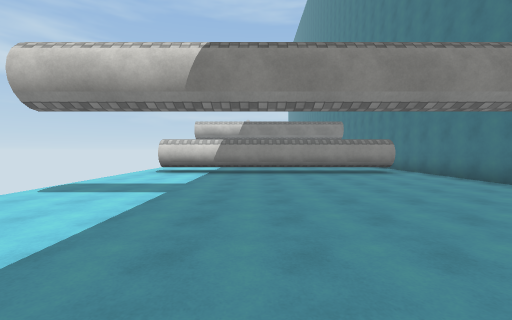
View 1 (above)

14 first-person views from a walk through a scene from a Unity 3-D project. The camera is 1.5 m above the floor, tilts 2° down and sees 90° across. The floor is counted in squares, 2 m on a side. Each view is taken from the middle of a square. On the plan, view 1 faces up. The plan holds only what a view shows up to about 9 squares ahead; the rest is blank. The place goes on beyond the plan. The player character is not drawn. Surface patterns are stand-ins for the level's own textures.

View 2
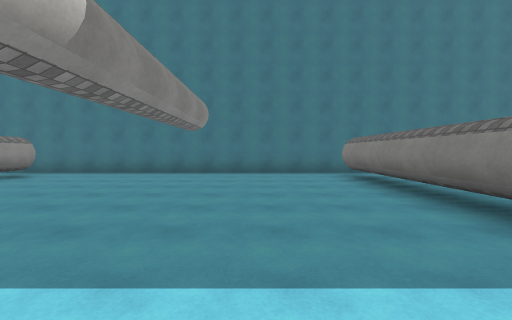

View 3
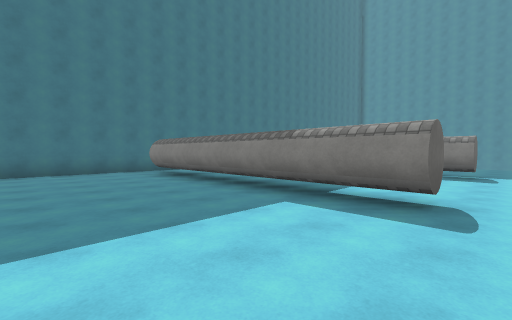

View 4
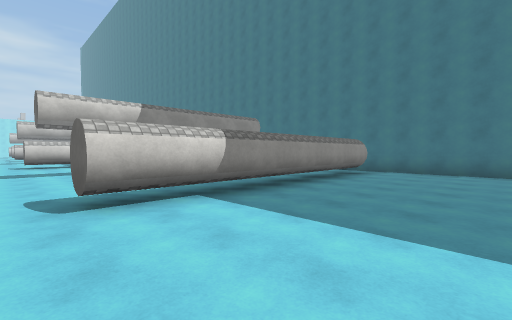

View 5
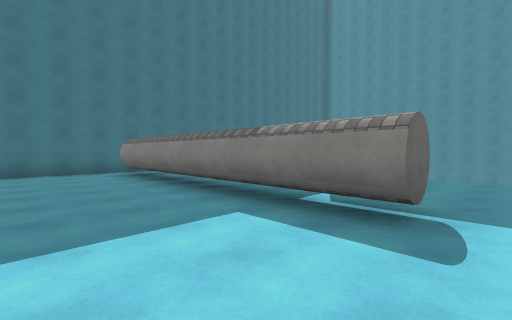

View 6
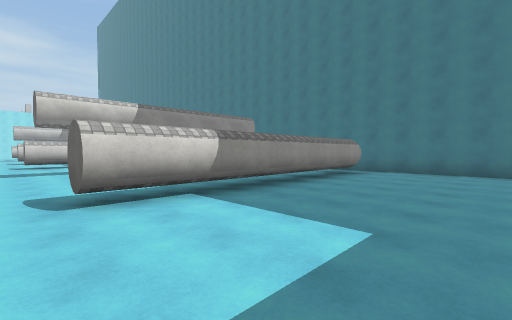

View 7
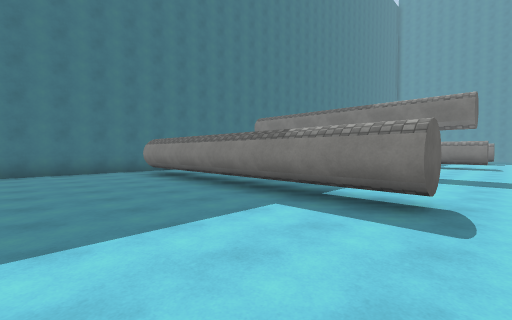

View 8
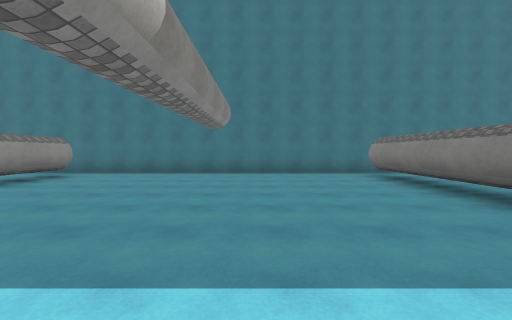

View 9
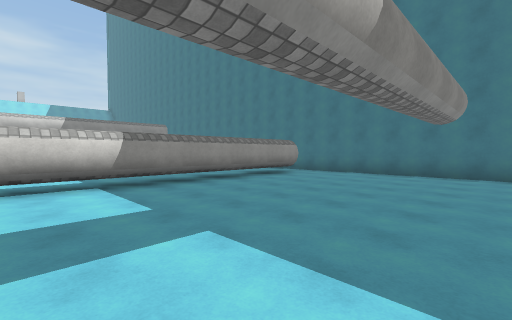

View 10
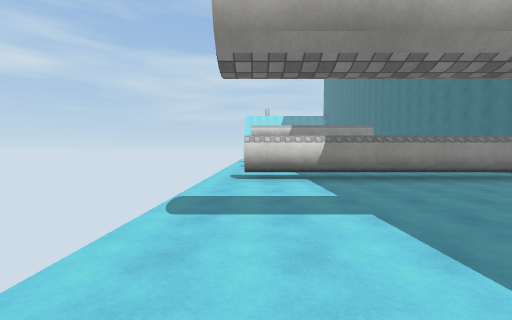

View 11
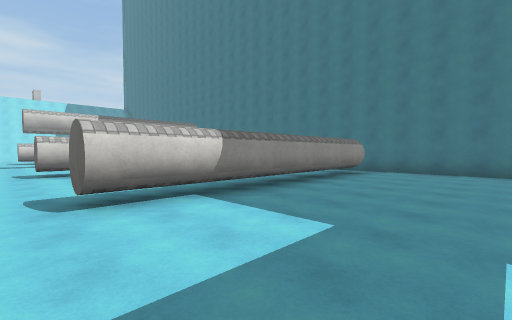

View 12
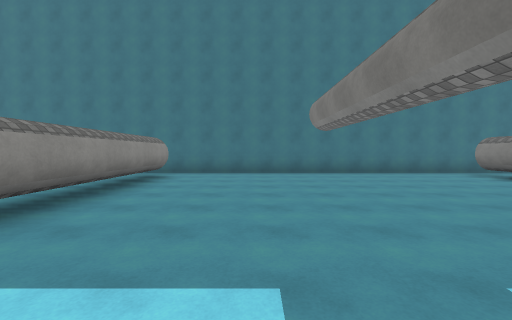

View 13
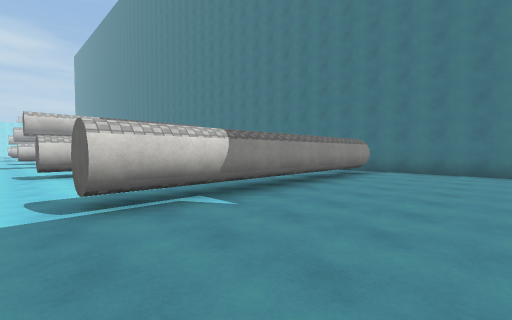

View 14
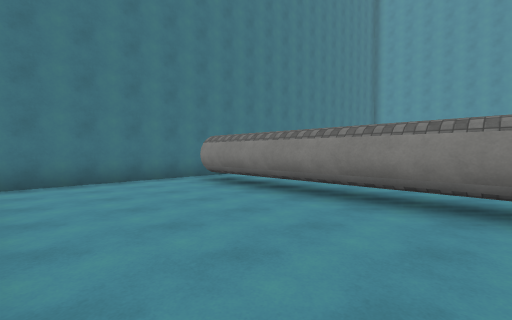

### Floor plan
Key: @ floor where view 1 was taken; # wall or solid block; . floor; v drop or lower ground; T thing the floor can be seen under or through.
Columns run from 4 left of view 1 to 6 right of it. Each row starts with its distance up from view 1.
 23 ..
 22 ..
 21 ..........
 20 ..........
 19 .TTTTTTTT.#
 18 ..........#
 17 ..........#
 16 ..........#
 15 ..........#
 14 ..........#
 13 ..........#
 12 ..........#
 11 ..........#
 10 ..........#
  9 .TTTTTTTT.#
  8 ..........#
  7 ..........#
  6 ..........#
  5 ..........#
  4 ..........#
  3 ..........#
  2 ..........#
  1 ..........#
  0 ....@.....#
 -1 .TTTTTTTT.#
 -2 ..........#
 -3 ..........#
 -4 ..........#
 -5 ..........#
 -6 .TTTTTTTT.#
 -7 ..........#
 -8 ..........#
 -9 ..........#
-10 ..........#
-11 vv

Where each view was taken, in squares from view 1:
view 1: 0 up, 0 right, facing up
view 2: 2 up, 3 left, facing right
view 3: 3 up, 4 left, facing down-right
view 4: 5 down, 4 left, facing up-right
view 5: 3 down, 4 left, facing down-right
view 6: 5 up, 4 left, facing up-right
view 7: 13 up, 4 left, facing down-right
view 8: 13 up, 3 left, facing right
view 9: 13 up, 3 left, facing up-right
view 10: 12 up, 3 left, facing up
view 11: 15 up, 4 left, facing up-right
view 12: 6 up, 3 left, facing right
view 13: 10 down, 4 left, facing up-right
view 14: 2 down, 1 left, facing down-right
